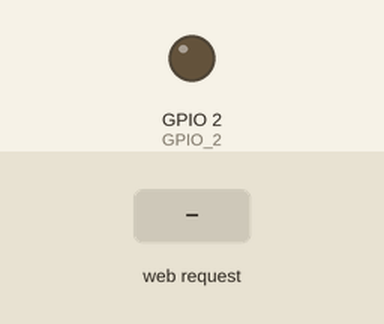
A sketch run on a simulated ESP8266 (NodeMCU). Shown: output pins drawn as LEDs (lit = HIGH). The inputs (shaded band) are chosen by the test bench.

Above: at 1.2 s.
1.3 s: HTTP request GET /relay_ON received
At 2.1 s:
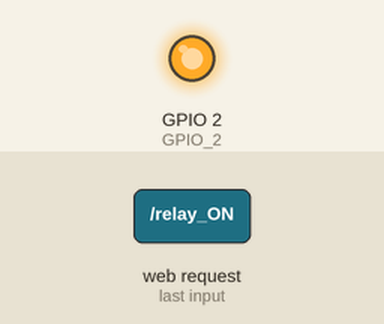
2.8 s: HTTP request GET /relay_OFF received
At 3.3 s:
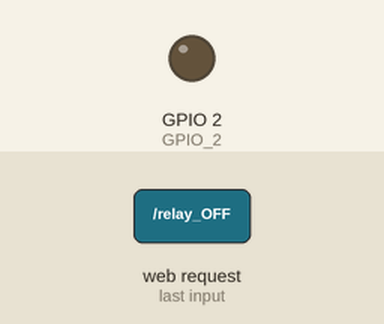
Timing chart, 0 to 5.8 s (numbered marks = the images above; inputs shaded):
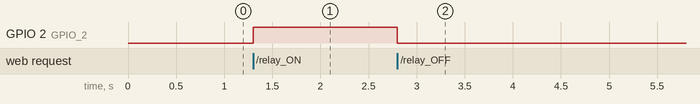

The sketch:

plug.ino
```cpp
#include <ESP8266WiFi.h>

#include "./DNSServer.h"

#include <ESP8266WebServer.h>


const byte        DNS_PORT = 53;

IPAddress         apIP(10, 10, 10, 1);

DNSServer         dnsServer;

ESP8266WebServer  webServer(80);


int GPIO_2 = 2;


String style_detials =

   "<style type=\"text/css\">"

   " body{"

    "  background-color: #a69695;"

    "}"

    "button{"

     " display: inline-block;"

    "}"

    "#buttons{"

     " text-align: center;"

    "}"


    ".controllButtons{"

     " margin-top: 15px;"

      "margin-left: 5px;"

      "background-color: white;"

      "padding: 10px;"

      "border:1px solid black;"

      "border-radius: 10px;"

      "cursor: pointer;"

      "font-size: 14px;"

    "}"


    ".controllButtons:hover{"

     " background-color: orange;"

      "padding: 10px;"

      "border:1px solid black;"

      "border-radius: 10px;"

      "cursor: pointer;"

      "font-size: 14px;"

    "}"


    "@media only screen and (max-width: 700px) {"

     " button{"

      "  display: block;"

      "}"

      "#buttons{"

       " margin-top: 10%;"

        "margin-left: 35%;"

      "}"

       " .controllButtons{"

        "  margin-top: 15px;"

        "margin-left: 5px;"

        "background-color: white;"

        "padding: 15px;"

        "border:1px solid black;"

        "border-radius: 10px;"

        "cursor: pointer;"

        "font-size: 16px;"

      "}"


      ".controllButtons:hover{"

       " background-color: orange;"

        "padding: 15px;"

        "border:1px solid black;"

        "border-radius: 10px;"

        "cursor: pointer;"

        "font-size: 16px;"

      "}"

    "}"


  "</style>";


String Home_Screen = ""

                      "<!DOCTYPE html><html>"

                      "<head><meta name=\"viewport\" content=\"width=device-width, initial-scale=1\">"

                      + style_detials +

                      "<div id=\"buttons\">"

                      "<a style=\"text-decoration:none;\" href=\"relay_ON\"> <button id=\"switchLight1\" class=\"controllButtons\">Turn ON</button> </a>"

                      "<a style=\"text-decoration:none;\" href=\"relay_OFF\"><button id=\"switchLight2\" class=\"controllButtons\">Turn OFF</button>  </a>"

                      "</div>"

                      "<body><h1>Welcome - CircuitDigest</h1>"

                      "</body></html>";


String ON_Screen = "" //Page 2 - If device is turned ON

                      "<!DOCTYPE html><html>"

                      "<head><meta name=\"viewport\" content=\"width=device-width, initial-scale=1\">"

                      + style_detials +

                      "<div id=\"buttons\">"

                      "<a style=\"text-decoration:none;\" href=\"relay_ON\"> <button id=\"switchLight1\" class=\"controllButtons\">Turn ON</button> </a>"

                      "<a style=\"text-decoration:none;\" href=\"relay_OFF\"><button id=\"switchLight2\" class=\"controllButtons\">Turn OFF</button>  </a>"

                      "</div>"

                      "<body><h1>Smart Plug - Turned ON</h1>"

                      "</body></html>";


String OFF_Screen = "" //Page 3 - If device is turned OFF

                      "<!DOCTYPE html><html>"

                      "<head><meta name=\"viewport\" content=\"width=device-width, initial-scale=1\">"

                      + style_detials +

                      "<div id=\"buttons\">"

                      "<a style=\"text-decoration:none;\" href=\"relay_ON\"> <button id=\"switchLight1\" class=\"controllButtons\">Turn ON</button> </a>"

                      "<a style=\"text-decoration:none;\" href=\"relay_OFF\"><button id=\"switchLight2\" class=\"controllButtons\">Turn OFF</button>  </a>"

                      "</div>"

                      "<body><h1>Smart Plug - Turned OFF</h1>"

                      "</body></html>";


/*END OF HMTL CODE*/


void setup() {

  pinMode(LED_BUILTIN, OUTPUT);

  pinMode(GPIO_2, OUTPUT);


  WiFi.mode(WIFI_AP);

  WiFi.softAPConfig(apIP, apIP, IPAddress(255, 255, 255, 0));

  WiFi.softAP("ESP_Smart_Plug");


  dnsServer.start(DNS_PORT, "*", apIP);


  webServer.onNotFound([]() {

    webServer.sendHeader("Location", String("http://www.circuitdigest-automation.com/home.html"), true);

    webServer.send ( 302, "text/plain", "");

  });


  webServer.on("/home.html", []() {

    webServer.send(200, "text/html", Home_Screen);

  });


  webServer.on("/relay_ON", [](){

       digitalWrite(LED_BUILTIN, LOW);

       digitalWrite(GPIO_2, HIGH);

       webServer.send(200, "text/html", ON_Screen);

  });


  webServer.on("/relay_OFF", [](){

       digitalWrite(LED_BUILTIN, HIGH);

       digitalWrite(GPIO_2, LOW);

       webServer.send(200, "text/html", OFF_Screen);

  });


  webServer.begin();

}


void loop() {

  dnsServer.processNextRequest();

  webServer.handleClient();

}
```

Measured:
- after the input at 1.3 s, GPIO 2 (GPIO_2): LOW → HIGH at once
- after the input at 2.8 s, GPIO 2 (GPIO_2): HIGH → LOW at once
